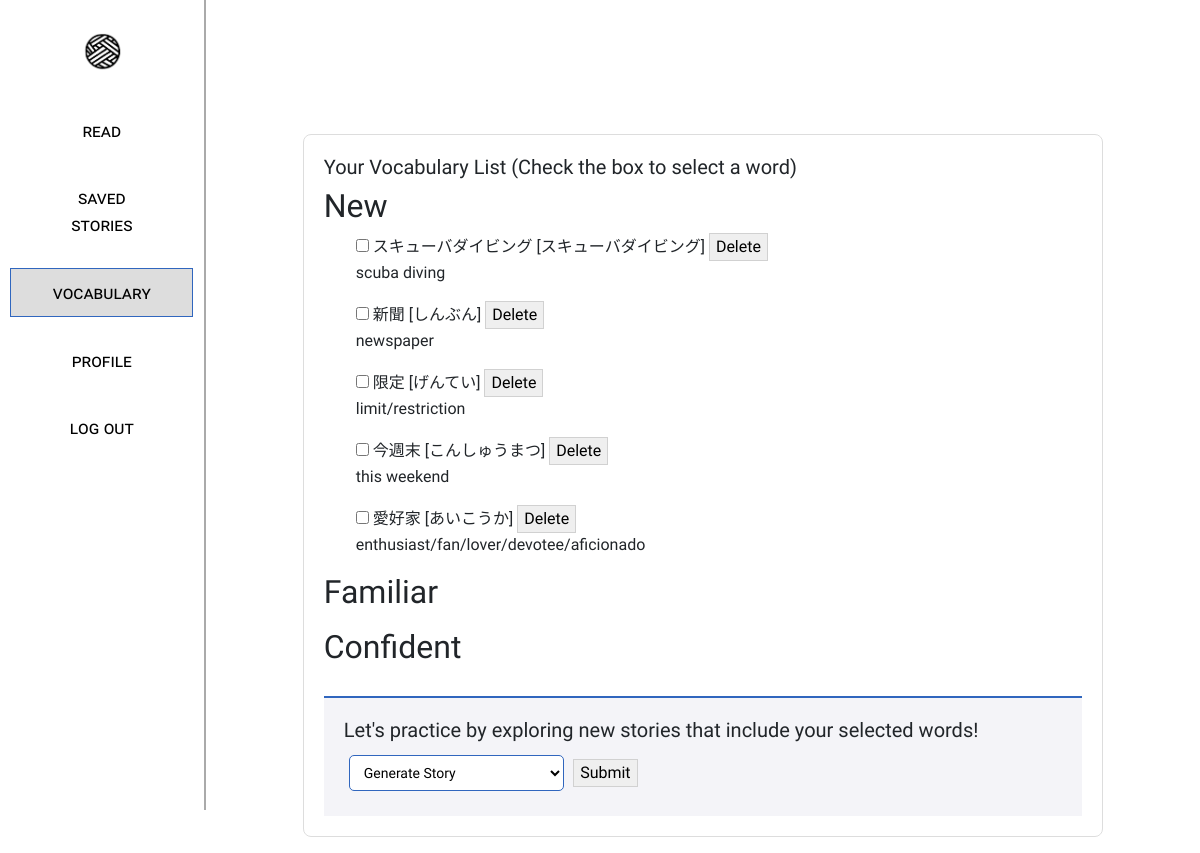
Before: /vocab (signed in) with the older database file.
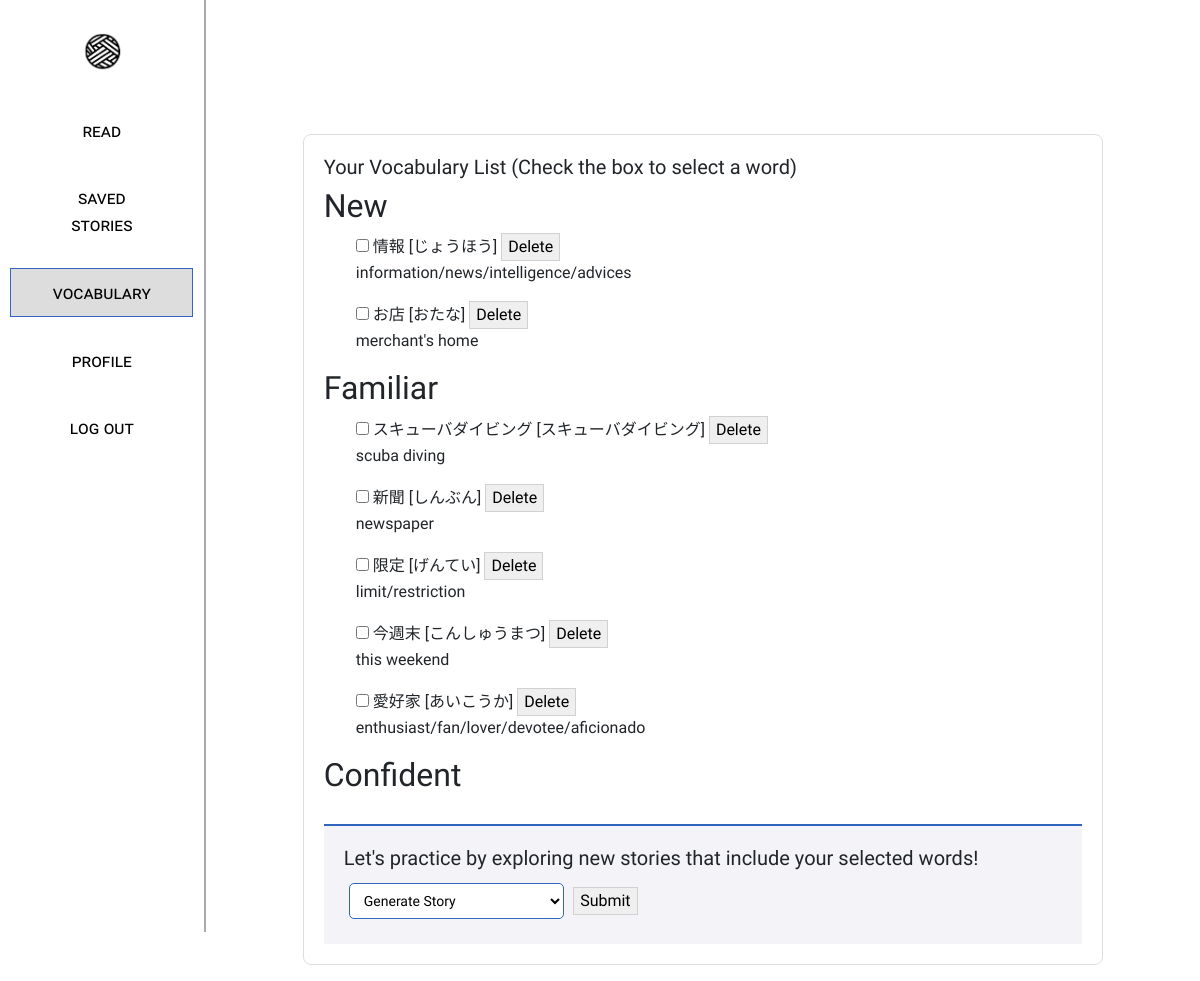
After: the same page with the newer database file.
### app.py (models this page shows)
class Vocabulary(db.Model):
    id = db.Column(db.Integer, primary_key=True)
    chinese_word = db.Column(db.String(100), nullable=False)
    translation = db.Column(db.String(100), server_default='')
    pronunciation = db.Column(db.String(100), server_default='')
    level = db.Column(db.String(50), nullable=False)  # Values: 'new', 'familiar', 'confident'
    user_id = db.Column(db.Integer, db.ForeignKey('users.id'), nullable=False)
    seen = db.Column(db.Integer, default=0)
    user = db.relationship('User', back_populates='vocabularies')

### app.py (the view)
@app.route('/vocab', methods=['GET', 'POST'])
def vocab():
    if 'user' not in session:
        return redirect('/login')
    user_id = User.query.filter_by(username=session['user']).first().id
    if request.method == 'POST':
        if request.form.get('delete'):
            delete_word = request.form.get('delete')
            Vocabulary.query.filter_by(user_id=user_id, chinese_word=delete_word).delete()
            db.session.commit()
            return redirect('/vocab')
        elif request.form.get('submit_action') == 'execute_action':
            selected_words = request.form.getlist('selected_words')
            paragraph_type = request.form.get('action')
            session['selected_words'] = selected_words
            session['paragraph_type'] = paragraph_type
            flash('Your selection has been saved! Go to "Read" to generate your story.', 'info-selection')
            return redirect('/vocab')
    else:
        vocab_list = Vocabulary.query.filter_by(user_id=user_id).all()
        vocab_dict = {'new': [], 'familiar': [], 'confident': []}
        for vocab in vocab_list:
            vocab_dict[vocab.level].append({'word': vocab.chinese_word, 'sense': vocab.translation.split('(')[0], 'pronunciation': vocab.pronunciation})
        return render_template('vocab.html', vocab=vocab_dict)

### templates/vocab.html (shortened to what this page needs)
<!DOCTYPE html>
<html>
<head>
    <link rel="stylesheet" href="../static/styles.css">
    <link href="https://cdn.jsdelivr.net/npm/bootstrap@5.3.0/dist/css/bootstrap.min.css" rel="stylesheet">
</head>
<body>
    <div class="urbanist-main">
        <div style="display:flex; flex-direction: row;">
            <div class="sidebar" style="flex-direction: column;">
                <a href="/" style="display: inline-block; height: 40px;">
                    <img style="height: 100%;" src="../static/wordweaverlogo.png" alt="Home">
                </a>
                <div style="display: flex; flex-direction: column; margin-top:15px; width:90%">
                    <div class="sidebar-item" >
                        <form action="/read" style="width:100%">
                            <button class="white long smallcaps-text" style="width:100%; color:black; border:0px;">
                                read
                            </button>
                        </form>
                    </div>
                    <div class="sidebar-item" >
                        <form action="/stories" style="width:100%">
                            <button class="white long smallcaps-text" style="width:100%; color:black; border:0px">
                                saved stories
                            </button>
                        </form>
                    </div>
                    <div class="sidebar-item" >
                        <form action="/vocab" style="width:100%">
                            <button class="long smallcaps-text" style="width:100%; color:black; background: #ddd; border: 1px solid #3066be">
                                vocabulary
                            </button>
                        </form>
                    </div>
                    <div class="sidebar-item" >
                        <form action="/profile" style="width:100%">
                            <button class="white long smallcaps-text" style="width:100%; color:black; border:0px">
                                profile
                            </button>
                        </form>
                    </div>
                    <div class="sidebar-item" >
                        <form action="/logout" style="width:100%">
                            <button class="white long smallcaps-text" style="width:100%; color:black; border:0px">
                                log out
                            </button>
                        </form>
                    </div>
                </div>
            </div>
            <div class="ui" style="width:100%; overflow: scroll; max-height: 100vh; display: inline-block;">
                <div style="flex-direction: column;">
                    <div class="left aligned column main-col" style="max-width: 800px; margin-top: 150px;">
                        <div class="center-container" id="text" style="text-align: left;">
                            <h1 class="huge">Your Vocabulary List (Check the box to select a word)</h1>
                            <form action="/vocab" method="POST">
                                {% for level, words in vocab.items() %}
                                    <h2>{{ level.capitalize() }}</h2>
                                    <ul>
                                        {% for word in words %}
                                                <input type="checkbox" name="selected_words" value="{{ word.word }}" id="{{ word.word }}">
                                                <label for="{{ word.word }}">{{ word.word }}</label>
                                                {% if word.pronunciation != "" %}
                                                    <span>[{{ word.pronunciation }}]</span>
                                                    <button type="submit" name="delete" value="{{ word.word }}">Delete</button>
                                                {% endif %}
                                                <p>{{ word.sense }}</p>
                                        {% endfor %}
                                    </ul>
                                {% endfor %}
                                <div class="practice-section">
                                    <h1 class="huge">Let's practice by exploring new stories that include your selected words! </h1>
                                    <select name="action" class="dropdown-style">
                                        <option value="generate_story">Generate Story</option>
                                    </select>
                                    <button type="submit" name="submit_action" value="execute_action">Submit</button>
                                </div>
                            </form>
                        </div>
                    </div>
                </div>
            </div>
        </div>
    </div>
</body>
</html>

### static/styles.css (style rules this page uses)
.center-container { margin: 10px; text-align: center; box-sizing: inherit; }
.ui { flex-wrap: wrap; padding: 0; margin: -1rem; }
.left.aligned { text-align: left; }
.column { max-width: 800px; width: 100%; padding: 10px; }
.huge { font-size: 1.25em; font-weight: 400; }
button { border: 1px solid rgba(34,36,38,.15); border-radius: .28571429rem; transition: box-shadow .1s ease,border-color .1s ease; box-shadow: none; bottom: 1px; cursor: pointer; }
.urbanist-main { font-family: "Urbanist", sans-serif; font-optical-sizing: auto; font-style: normal; }
button.long { padding: 10px 35px; }
button.white { background:#fff; color: #3066be; border-color: #aaa }
body { animation: fadeInAnimation ease 1s; animation-iteration-count: 1; animation-fill-mode: forwards; }
.main-col { display: flex; flex-direction: column; margin: auto; border: 1px solid #ddd; background: #fff; border-radius: 8px; }
.sidebar { display: flex; width: 20%; padding-top:2rem; align-items: center; border-right: 2px solid #aaa; height: 95vh; z-index: 2; }
.sidebar-item { width: 100%; justify-content: center; display: flex; margin-top:20px }
.smallcaps-text { font-size: 18px; font-variant: small-caps;; }
.practice-section { background-color: #f4f4f8; padding: 20px; margin-top: 30px; border-top: 2px solid #3066be; }
.dropdown-style { font-family: 'Urbanist', sans-serif; font-size: 14px; padding: 8px 10px; margin: 5px 5px; background-color: white; border: 1px solid #3066be; border-radius: 5px; width: 30%; }

Changed rows visible on the page:
added Vocabulary: word "情報", pronunciation "じょうほう", sense "information/news/intelligence/advices", shown under "New"
added Vocabulary: word "お店", pronunciation "おたな", sense "merchant's home", shown under "New"
changed Vocabulary "スキューバダイビング": moves from the list under "New" to the list under "Familiar"
changed Vocabulary "新聞": moves from the list under "New" to the list under "Familiar"
changed Vocabulary "限定": moves from the list under "New" to the list under "Familiar"
changed Vocabulary "今週末": moves from the list under "New" to the list under "Familiar"
changed Vocabulary "愛好家": moves from the list under "New" to the list under "Familiar"
